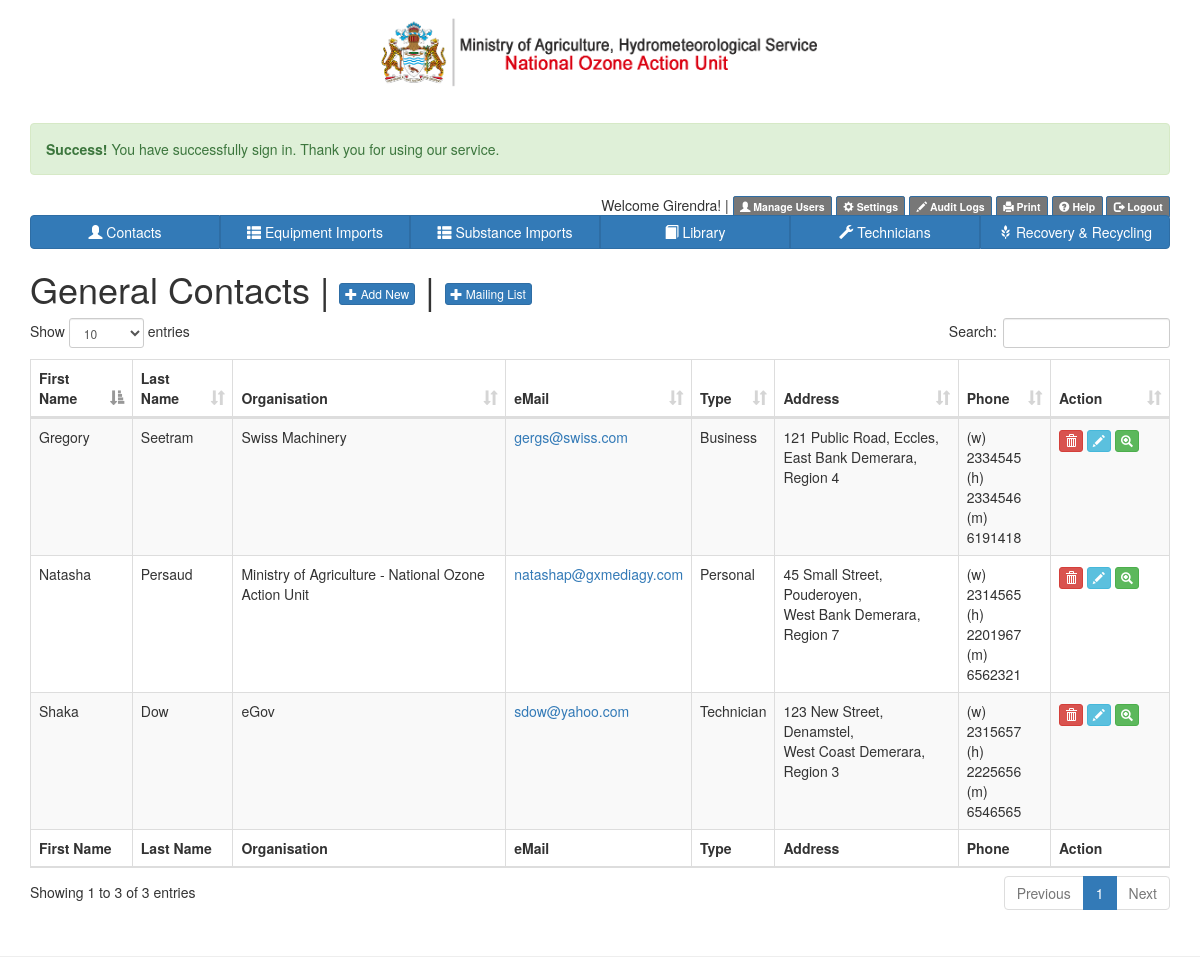
The page /?contacts=yes (signed in) on the database its author committed.
### tables this page shows
CREATE TABLE IF NOT EXISTS `users` (
  `id` int(11) NOT NULL AUTO_INCREMENT,
  `type` varchar(15) NOT NULL COMMENT 'Type will be admin or ordinary users',
  `fname` varchar(25) NOT NULL,
  `lname` varchar(25) NOT NULL,
  `organisation` varchar(40) NOT NULL,
  `email` varchar(30) NOT NULL,
  `street` varchar(150) NOT NULL,
  `city` varchar(30) NOT NULL,
  `country` varchar(30) NOT NULL,
  `phone` varchar(25) NOT NULL,
  `hashed_password` varchar(200) NOT NULL,
  `date` datetime NOT NULL DEFAULT CURRENT_TIMESTAMP,
  PRIMARY KEY (`id`)
);

CREATE TABLE IF NOT EXISTS `contacts` (
  `id` int(11) NOT NULL AUTO_INCREMENT,
  `type` varchar(200) DEFAULT NULL,
  `title` varchar(20) DEFAULT NULL,
  `fname` varchar(60) DEFAULT NULL,
  `lname` varchar(60) DEFAULT NULL,
  `organisation` varchar(200) DEFAULT NULL,
  `job_title` varchar(200) DEFAULT NULL,
  `office_phone` varchar(60) DEFAULT NULL,
  `home_phone` varchar(60) DEFAULT NULL,
  `mobile_phone` varchar(60) DEFAULT NULL,
  `fax_number` varchar(60) DEFAULT NULL,
  `email` varchar(60) DEFAULT NULL,
  `street` varchar(200) DEFAULT NULL,
  `village` varchar(100) DEFAULT NULL,
  `province` varchar(200) DEFAULT NULL,
  `region` int(11) DEFAULT NULL,
  `notes` text NOT NULL,
  `good_practices_training` text NOT NULL,
  `hydrocarbons_training` text NOT NULL,
  `tools_received` text NOT NULL,
  `dateedited` datetime NOT NULL DEFAULT CURRENT_TIMESTAMP,
  `dateadded` datetime NOT NULL DEFAULT CURRENT_TIMESTAMP,
  PRIMARY KEY (`id`)
);

### _inc/functions.php (called while the page is built, shortened)
<?php
	require_once("db_connect.php");
	function getAllContacts() {
		global $mainDB;
		$stmt = $mainDB->prepare("SELECT * FROM contacts");
		$stmt->execute();
		$results = $stmt->fetchAll();
		return $results;
	}
	function getUserFirstName($id) {
		global $mainDB;
		$stmt = $mainDB->prepare("SELECT fname FROM users WHERE id = :id LIMIT 1");
		$stmt->execute(array(':id' => $id));
		$userFirstName = $stmt->fetch();
		return $userFirstName['fname'];
	}
?>

### _inc/general_contacts.php (the view, shortened to what this page needs)
 <?php
   if (($_SESSION['logged_in_user_type'] == 'admin') || ($_SESSION['logged_in_user_type'] == 'officer')) {
	  ?>
<h1>General Contacts <span class="GxNoPrint">| <a href="?contacts=yes&add=yes" class="btn btn-primary btn-xs"><span class="glyphicon glyphicon-plus"></span> Add New</a>
| <a href="?contacts=yes&export=yes" class="btn btn-primary btn-xs"><span class="glyphicon glyphicon-plus"></span> Mailing List</a></span></h1>
<?php
if (isset($_GET['export'])) {
	include('exports/contact_exports.php');
} else if (isset($_GET['add'])) {
	include('addnewcontact_helper.php');
} else if (isset($_GET['edit'])) {
	$contact = getSingleContactById($_GET['edit']);
	include('editcontact_helper.php');
} else if (isset($_GET['view'])) {
	$contact = getSingleContactById($_GET['view']);
	include('viewcontact_helper.php');
} else {
	if (isset($_GET['show'])) {
		$results = getContactById($_GET['show']);
	} else $results = getAllContacts();
?>
<table id="gxtable" class="table table-striped table-bordered">
  <thead>
  <tr>
    <th scope="col">First Name</th>
    <th scope="col">Last Name</th>
    <th scope="col">Organisation</th>
    <th scope="col">eMail</th>
    <th scope="col">Type</th>
    <th scope="col">Address</th>
    <th scope="col">Phone</th>
    <th scope="col" width="80px" class="GxNoPrint">Action</th>
  </tr>
  </thead>
   <tfoot>
  <tr>
    <th scope="col">First Name</th>
    <th scope="col">Last Name</th>
    <th scope="col">Organisation</th>
    <th scope="col">eMail</th>
    <th scope="col">Type</th>
    <th scope="col">Address</th>
    <th scope="col">Phone</th>
    <th scope="col" class="GxNoPrint">Action</th>
  </tr>
  </tfoot>
  <tbody>
<?php
foreach($results as $row){
	?>
		<tr>
    <td><?php echo $row['fname']; ?></td>
    <td><?php echo $row['lname']; ?></td>
    <td><?php echo $row['organisation']; ?></td>
    <td><a href="mailto:<?php echo $row['email']; ?>"><?php echo $row['email']; ?></a></td>
      <td><?php echo $row['type'];
	  ?></td>
    <td><?php echo $row['street'] . ", " . $row['village'] . ",<br /> " . $row['province'] . ", Region " . $row['region']; ?></td>
    <td>(w) <?php echo $row['office_phone']; ?><br />
    	(h) <?php echo $row['home_phone']; ?><br />
        (m) <?php echo $row['mobile_phone']; ?><br /></td>
    <td class="GxNoPrint"><?php if (($_SESSION['logged_in_user_type'] == 'admin') || ($_SESSION['logged_in_user_type'] == 'officer')) { ?> <a class="btn btn-xs btn-danger glyphicon glyphicon-trash" href="#" title="DELETE RECORD" onClick="linkRef('?contacts=yes&del=<?php echo $row['id']; ?>')"></a>  <a class="btn btn-xs btn-info glyphicon glyphicon-pencil" title="Edit Contact" href="?contacts=yes&edit=<?php echo $row['id']; ?>"></a> <?php } ?> <a class="btn btn-xs btn-success glyphicon glyphicon-zoom-in" title="View Contact" href="?contacts=yes&view=<?php echo $row['id']; ?>"></a></td>
  </tr>
<?php
}
?>
</tbody>
</table>
<?php
}
   }
?>

### _inc/mainApplicationArea.php (shortened to what this page needs)
<div class="GxNoPrint">
<div class="pull-right">
   Welcome <?php echo getUserFirstName($_SESSION['logged_in_user_id']); ?>! |
   <?php
   if ($_SESSION['logged_in_user_type'] == 'admin') {
	   ?>
       <a href="?manageusers=yes" class="btn btn-primary label label-default"><span class="glyphicon glyphicon-user"></span> Manage Users</a>
       <a href="?settings=show" class="btn btn-primary label label-default"><span class="glyphicon glyphicon-cog"></span> Settings</a>
       <a href="?logs=show" class="btn btn-primary label label-default"><span class="glyphicon glyphicon-pencil"></span> Audit Logs</a>
       <?php
   }
   ?>
   <a href="#" onclick="GxPrint()" class="btn btn-primary label label-default"><span class="glyphicon glyphicon-print"></span> Print</a>
   <a href="?help=show" class="btn btn-primary label label-default"><span class="glyphicon glyphicon-question-sign"></span> Help</a>
  <a href="?logout=1" class="btn btn-primary label label-default"><span class="glyphicon glyphicon-log-out"></span> Logout</a>
  </div>
 <div class="btn-group btn-group-justified">
 <?php if (($_SESSION['logged_in_user_type'] == 'admin') || ($_SESSION['logged_in_user_type'] == 'officer')) { ?>
  <a href="?contacts=yes" class="btn btn-primary"><span class="glyphicon glyphicon-user"></span> Contacts</a>
  <?php } ?>
   <?php if (($_SESSION['logged_in_user_type'] == 'admin') || ($_SESSION['logged_in_user_type'] == 'officer') || ($_SESSION['logged_in_user_type'] == 'GRA')) { ?>
 <a href="?equipment=yes" class="btn btn-primary"><span class="glyphicon glyphicon-th-list"></span> Equipment Imports</a>
   <?php } ?>
 <a href="?substance=yes" class="btn btn-primary"><span class="glyphicon glyphicon-th-list"></span> Substance Imports</a>
  <?php if (($_SESSION['logged_in_user_type'] == 'admin') || ($_SESSION['logged_in_user_type'] == 'officer')) { ?>
 <a href="?library=yes" class="btn btn-primary"><span class="glyphicon glyphicon-book"></span> Library</a>
 <a href="?technicians=yes" class="btn btn-primary"><span class="glyphicon glyphicon-wrench"></span> Technicians</a>
 <a href="?recovery=yes" class="btn btn-primary"><span class="glyphicon glyphicon-grain"></span> Recovery & Recycling</a>
  <?php } ?>
</div>
</div>
<?php
	if (isset($_GET['contacts'])){
		include("_inc/general_contacts.php");
	}
?>

### rows shown on the page
users: fname "Girendra"
contacts: fname "Natasha", lname "Persaud", organisation "Ministry of Agriculture - National Ozone Action Unit", email "natashap@gxmediagy.com", type "Personal", street "45 Small Street", village "Pouderoyen", province "West Bank Demerara", region "7", office_phone "2314565", home_phone "2201967", mobile_phone "6562321"
contacts: fname "Shaka", lname "Dow", organisation "eGov", email "sdow@yahoo.com", type "Technician", street "123 New Street", village "Denamstel", province "West Coast Demerara", region "3", office_phone "2315657", home_phone "2225656", mobile_phone "6546565"
contacts: fname "Gregory", lname "Seetram", organisation "Swiss Machinery", email "gergs@swiss.com", type "Business", street "121 Public Road", village "Eccles", province "East Bank Demerara", region "4", office_phone "2334545", home_phone "2334546", mobile_phone "6191418"

### other values the page prints
$_SESSION['success'] "You have successfully sign in. Thank you for using our service."
